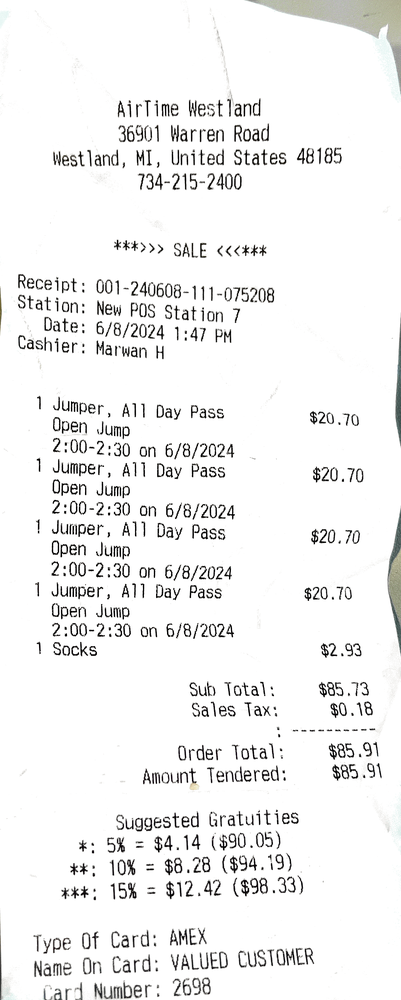
#> input picture data/tj2024.png, 401 x 1000 px, shrunk from 1282 x 3200 before the run
$ jupyter execute --allow-errors practice.ipynb   (older library calls are emulated)
#> lines starting #> are read from the running program, lines starting #| are printed output that depends on the picture; after the words box and inside, x2 and y2 are one past the last pixel; in counts of white or black regions, pixels touching at a corner belong together; long printed decimals are rounded
[cell 1]
# Import Packages
import torch
from torch import nn

import pytesseract
import cv2

import argparse
import numpy as np
#import opencv_wrapper as cvw
from skimage.filters import threshold_local
import json

import random
from string import ascii_uppercase, digits, punctuation
import colorama
import regex

import matplotlib.pyplot as plt

get_info function is from https://gist.github.com/ttchengab/293fc3ca782b20cf9b05c33f13583338

[cell 2]
"""
get_info() function reads the image using openCV and performs thresholding, dilation, noise removal, and
contouring to finally retrieve bounding boxes from the contour.
Below are some of the additional available functions from openCV for preprocessing:
Median filter: median filter blurs out noises by taking the medium from a set of pixels
cv2.medianBlur()
Dilation and erosion: dilation adds pixels to boundaries of pixels, erosion removes it
cv2.dilate()
cv2.erode()
cv2.opening() #This is an erosion followed by a dilation
"""

def get_info(path):
#> called with path = 'data/tj2024.png'
    font     = cv2.FONT_HERSHEY_SIMPLEX
    fontScale = 0.5
    fontColor  = (255,0,0)
    lineType = 1

    #Threshold
    image = cv2.imread(path)
#> image is the input picture: shape (1000, 401, 3); mean B, G, R 241.2, 241.4, 241.5

    height,width,channel = image.shape
#> height = 1000; width = 401; channel = 3

    gray = cv2.cvtColor(image, cv2.COLOR_BGR2GRAY)

    T = threshold_local(gray, 15, offset = 6, method = "gaussian") # generic, mean, median, gaussian
    thresh = (gray > T).astype("uint8") * 255
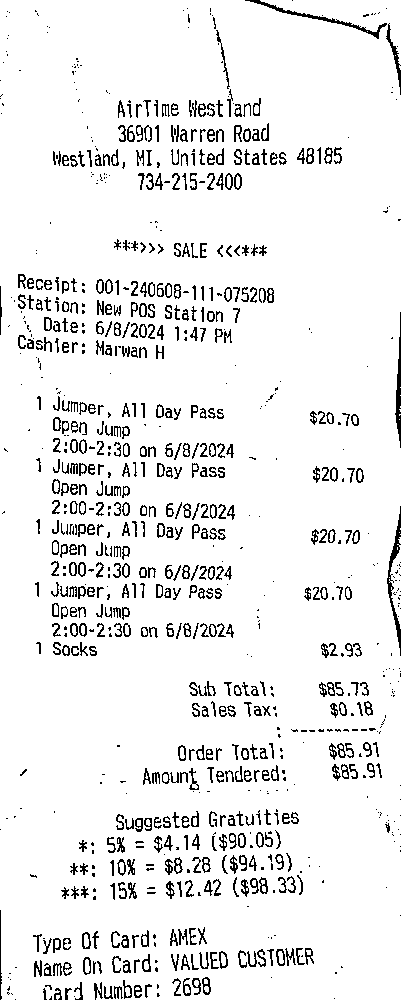
#> thresh: shape (1000, 401); 92.7% white; black in thin lines or dots
    thresh = ~thresh
#> thresh: shape (1000, 401); 7.3% white in thin lines or dots

    #Dilation
    kernel =np.ones((1,1), np.uint8)
    ero = cv2.erode(thresh, kernel, iterations= 1)
    img_dilation = cv2.dilate(ero, kernel, iterations=1)

    # Remove noise
    nlabels, labels, stats, centroids = cv2.connectedComponentsWithStats(img_dilation, None, None, None, 8, cv2.CV_32S)
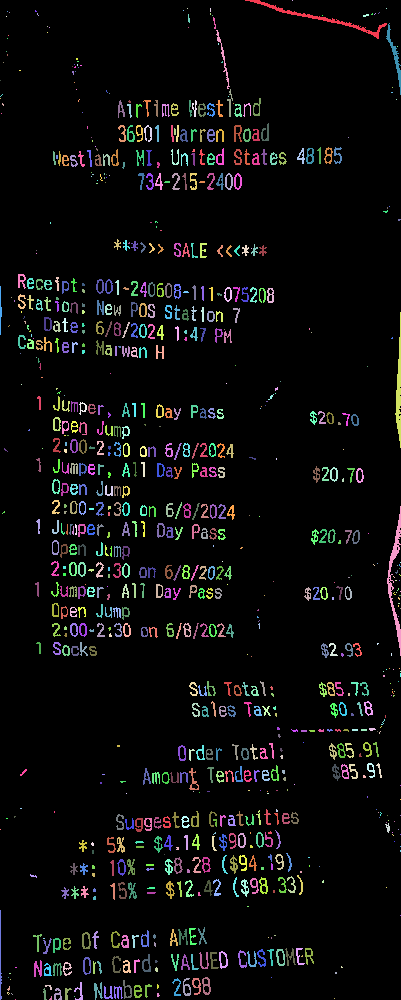
#> labels: shape (1000, 401) int32; 924 distinct labels, from 0 to 923; one colour per label, 0 black
#> nlabels = 924; stats = 924 rows, first 6: [0, 0, 401, 1000, 371805], [245, 0, 142, 39, 487], [292, 0, 1, 1, 1], [187, 8, 1, 1, 1], [210, 8, 1, 4, 4], [386, 8, 1, 1, 1]; centroids = 924 pairs, first value 0 to 400, second value 0 to 999
    sizes = stats[1:, -1] #get CC_STAT_AREA component
#> sizes = 923 values, max 507 at index 428, min 1 at index 1, mean 31.63
    final = np.zeros((labels.shape), np.uint8)
    for i in range(0, nlabels - 1):
        if sizes[i] >= 10:   #filter small dotted regions
            final[labels == i + 1] = 255
#> final: shape (1000, 401); 7% white in thin lines or dots

    #Find contours
    kern = np.ones((5,15), np.uint8)
    img_dilation = cv2.dilate(final, kern, iterations = 1)
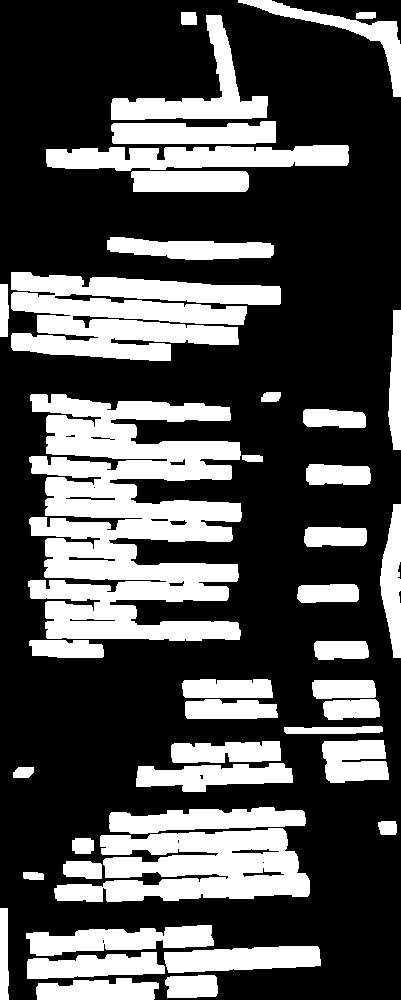
#> img_dilation: shape (1000, 401); 31.8% white; 42 white regions
    contours, hierarchy = cv2.findContours(img_dilation, cv2.RETR_LIST, cv2.CHAIN_APPROX_NONE)
#> contours = 59 contours, 6 with area under 20; largest, box (x1, y1, x2, y2) and area: (28, 394, 242, 641) 32778, (11, 272, 281, 361) 14730, (54, 828, 310, 902) 12090, (46, 145, 349, 171) 5520, (111, 15, 268, 120) 4326
    # Map contours to bounding rectangles, using bounding_rect property
    rects = map(lambda c: cv2.boundingRect(c), contours)
    # Sort rects by top-left x (rect.x == rect.tl.x)
    sorted_rects = sorted(rects, key =lambda r: r[0])
#> sorted_rects = 59 items, first 6: (0, 908, 9, 92), (0, 284, 9, 53), (11, 272, 270, 89), (13, 767, 21, 11), (23, 872, 21, 8), (26, 925, 188, 31)
    sorted_rects = sorted(sorted_rects, key =lambda r: r[1])
#> sorted_rects = 59 items, first 6: (238, 0, 163, 97), (181, 12, 16, 13), (356, 12, 20, 7), (111, 15, 157, 105), (111, 121, 165, 23), (46, 145, 303, 26)

    etfo=''
    for rect in sorted_rects:
        x,y,w,h = rect
        if(w<20 or h<20):
            continue
        temp = image[y:y+h, x:x+w]
        temp = cv2.cvtColor(temp, cv2.COLOR_BGR2RGB)
        hi = pytesseract.image_to_data(temp, config=r'--psm 6')
        hi = hi.split()
        ind = 22
        while(True):
            if (ind>len(hi)):
                break
            hi_float = float(hi[ind])
            hi[ind]= int(hi_float)
            if(int(hi[ind])==-1):
                ind+=11
            else:
                etfo=etfo+hi[ind+1]
                etfo=etfo+" "
                x+=len(hi[ind+1])*20
                ind+=12
        etfo=etfo+'\n'
#> this loop made 1 pass
#> pass 1, in get_info, `temp = image[y:y+h, x:x+w]`:
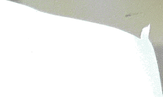
#> temp: shape (97, 163, 3); mean B, G, R 235.3, 238.7, 237.8
#> after the loop, etfo = ''
    return etfo

#> (a cell that did not finish here is left out)

#> (a cell that did not finish here is left out)

[cell 5]
#0. Load the image and show some basic information
img = cv2.imread('data/tj2024.png')
height,width,channel = img.shape
#> height = 1000; width = 401; channel = 3
print(height,width,channel)
#| 1000 401 3

[cell 6]
#1. Convert the image to grayscale
grey_img = cv2.cvtColor(img, cv2.COLOR_BGR2GRAY)

# Show the original image and the greyed image
fig, axs = plt.subplots(1,2, figsize=(10,5))
# Display the original image in the first subplot
axs[0].imshow(cv2.cvtColor(img, cv2.COLOR_BGR2RGB))  # Convert BGR to RGB for correct color display
axs[0].set_title('Original Image')
axs[0].axis('off')  # Hide axes ticks

# Display the grayscale image in the second subplot
axs[1].imshow(grey_img, cmap='gray')
axs[1].set_title('Grayscale Image')
axs[1].axis('off')  # Hide axes ticks

plt.show()
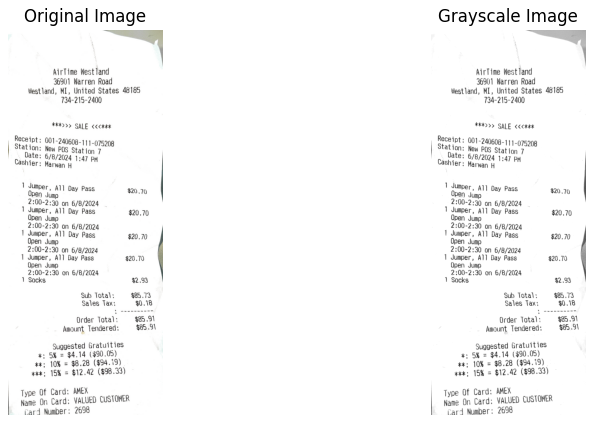
#> figure drawn by matplotlib, 2 panels

[cell 7]
# 2. applies a local threshold to an image, meaning that for each pixel, its threshold value is determined based on the pixel
block_size = 35 # size of the local region to calculate the threshold
T = threshold_local(grey_img, block_size, offset = 6, method = "gaussian") # generic, mean, median, gaussian
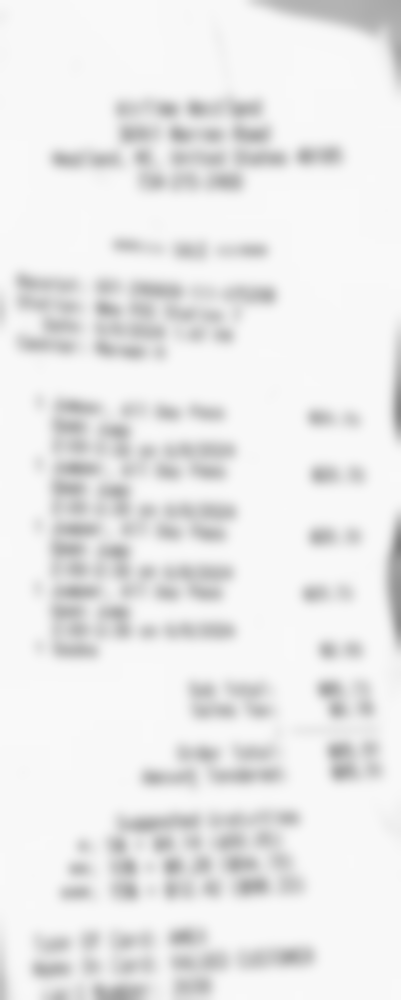
#> T: shape (1000, 401) float64; min 128, max 249, mean 235.4

[cell 8]
print(f"Comparison RGB: {img[1,1]}, grayscale {grey_img[1,1]}, threshold: {T[1,1]}")
#| Comparison RGB: [255 255 255], grayscale 255, threshold: 248.304

[cell 9]
# For all the values in the image, if the value is greater than the threshold, set it to 255, else set it to 0
thresh_img = (grey_img > T).astype("uint8") * 255
#> thresh_img: shape (1000, 401); 91.7% white; black in thin lines or dots
thresh_img = ~thresh_img # Reverse the image to get the text in white and background in black
#> thresh_img: shape (1000, 401); 8.3% white in thin lines or dots

[cell 10]
# Show the original image, the greyed image and the threshold image
fig, axs = plt.subplots(1,3, figsize=(10,5))
# Display the original image in the first subplot
axs[0].imshow(cv2.cvtColor(img, cv2.COLOR_BGR2RGB))  # Convert BGR to RGB for correct color display
axs[0].set_title('Original Image')
axs[0].axis('off')  # Hide axes ticks

# Display the grayscale image in the second subplot
axs[1].imshow(grey_img, cmap='gray')
axs[1].set_title('Grayscale Image')
axs[1].axis('off')  # Hide axes ticks

# Display the Threshold image in the third subplot
axs[2].imshow(thresh_img, cmap='gray')
axs[2].set_title('Threshold Image')
axs[2].axis('off')  # Hide axes ticks

plt.show()
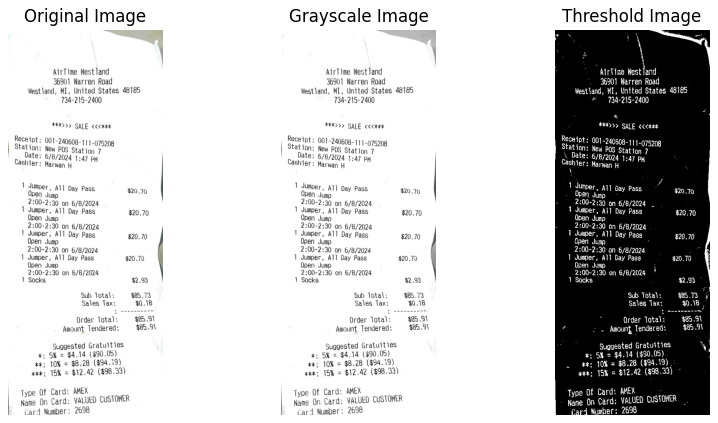
#> figure drawn by matplotlib, 3 panels

Next step involves reducing the brightness of pixels based on the characteristics of the kernel. This operation is primarily used for reducing noise, separating individual elements, and shrinking objects in a binary or grayscale image.

[cell 11]
#3. Dilation
kernel =np.ones((1,1), np.uint8)
erode_img = cv2.erode(thresh_img, kernel, iterations= 1)
print(f"Difference between erode and threshold: {np.sum(np.sum(erode_img - thresh_img))}")
#| Difference between erode and threshold: 0
#img_dilation = cv2.dilate(erode_img, kernel, iterations=1)

[cell 12]
dilation_img = cv2.dilate(erode_img, kernel, iterations=1)
print(f"Difference between dilation and threshold: {np.sum(np.sum(erode_img - dilation_img))}")
#| Difference between dilation and threshold: 0

[cell 13]
# Show the greyed image, the threshold image and the erode image
fig, axs = plt.subplots(1,3, figsize=(10,5))

# Display the grayscale image in the first subplot
axs[0].imshow(grey_img, cmap='gray')
axs[0].set_title('Grayscale Image')
axs[0].axis('off')  # Hide axes ticks

# Display the Threshold image in the second subplot
axs[1].imshow(thresh_img, cmap='gray')
axs[1].set_title('Threshold Image')
axs[1].axis('off')  # Hide axes ticks

# Display the Eroded/Dilation image in the third subplot
axs[2].imshow(dilation_img, cmap='gray')
axs[2].set_title('Erode/Dilation Image')
axs[2].axis('off')  # Hide axes ticks


plt.show()

Eroding and Dilation step didn't have any affect visually and numerically so I will consider skipping the step for performances reasons.

Step 4: Try removing noise using connectedComponentsWithStats.
*  Removing noise using connectedComponentsWithStats function in OpenCV. It is used to detect connected components in binary images, with statistics and centroids for each labeled component. Two pixels are considered part of the same connected component if they are neighbors and have the same value. The connectivity can be either 4-connected or 8-connected.  For each detected component, it calculates the centroid and statistics, which typically include the bounding box dimensions and the area

[cell 14]
 #4. Remove noise
nlabels, labels, stats, centroids = cv2.connectedComponentsWithStats(dilation_img, None, None, None, 8, cv2.CV_32S)
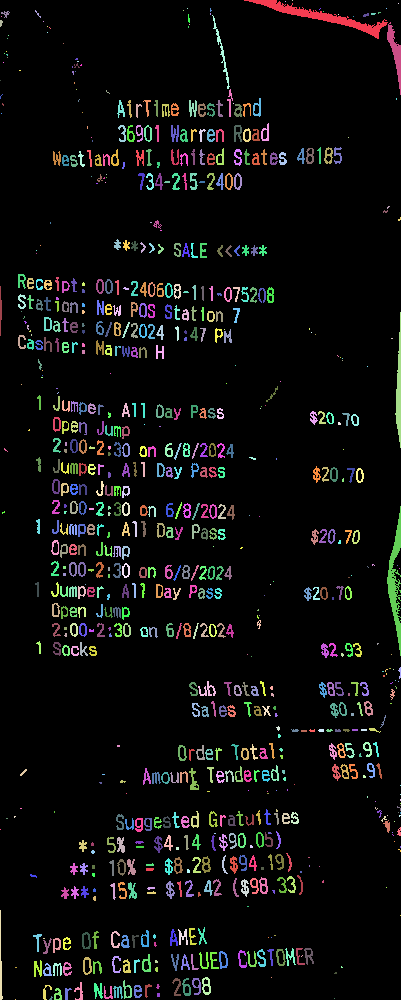
#> labels: shape (1000, 401) int32; 848 distinct labels, from 0 to 847; one colour per label, 0 black
#> nlabels = 848; stats = 848 rows, first 6: [0, 0, 401, 1000, 367673], [244, 0, 144, 39, 1066], [285, 1, 1, 1, 1], [292, 0, 1, 1, 1], [398, 3, 1, 1, 1], [187, 8, 1, 1, 1]; centroids = 848 pairs, first value 0 to 400, second value 0 to 999
print(f"Number of labels: {nlabels}: Size of labels: {labels.shape}, stats: {stats.shape}, and centroids: {centroids.shape}")
#| Number of labels: 848: Size of labels: (1000, 401), stats: (848, 5), and centroids: (848, 2)

[cell 15]
# first four columns of stats are x, y, width, height and the last column is the area of the connected component
stats[2]
#> Out = [285, 1, 1, 1, 1]

[cell 16]
# 4b: filter out the small dotted regions
minimum_area = 10;
sizes = stats[1:, -1] #get CC_STAT_AREA component
#> sizes = 847 values, max 1066 at index 0, min 1 at index 1, mean 39.35
final = np.zeros((labels.shape), np.uint8)
for i in range(0, nlabels - 1):
    if sizes[i] >= minimum_area:   #filter out small dotted regions
        final[labels == i + 1] = 255
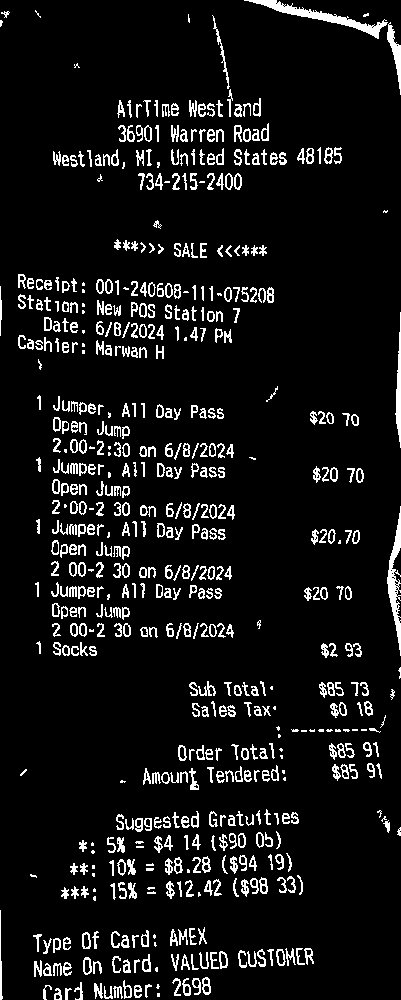
#> final: shape (1000, 401); 8.1% white in thin lines or dots

[cell 17]
 # 4c: Find contours
kern = np.ones((5,15), np.uint8)
connected_img = cv2.dilate(final, kern, iterations = 1)
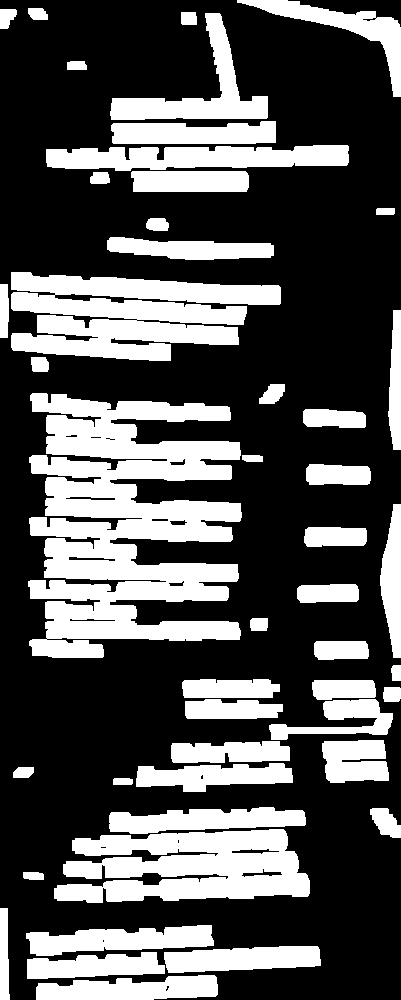
#> connected_img: shape (1000, 401); 33.1% white; 47 white regions
contours_img, hierarchy = cv2.findContours(connected_img, cv2.RETR_LIST, cv2.CHAIN_APPROX_NONE)
#> contours_img = 66 contours, 7 with area under 20; largest, box (x1, y1, x2, y2) and area: (28, 393, 242, 658) 34076, (11, 272, 281, 361) 14805, (54, 829, 310, 903) 13194, (46, 145, 349, 171) 5594, (110, 13, 268, 120) 4477

# Map contours to bounding rectangles, using boundingRect property
rects = map(lambda c: cv2.boundingRect(c), contours_img)

[cell 18]
# Sort rects by top-left x (rect.x == rect.tl.x)
sorted_rects = sorted(rects, key =lambda r: r[0])
#> sorted_rects = 66 items, first 6: (0, 908, 10, 92), (0, 284, 9, 54), (0, 9, 17, 20), (11, 272, 270, 89), (13, 767, 21, 11), (23, 872, 21, 8)
sorted_rects = sorted(sorted_rects, key =lambda r: r[1])
#> sorted_rects = 66 items, first 6: (237, 0, 164, 97), (28, 8, 20, 12), (0, 9, 17, 20), (181, 12, 16, 13), (110, 13, 158, 107), (362, 17, 15, 5)

etfo=''
#> (the rest of this cell did not finish here and is left out)
